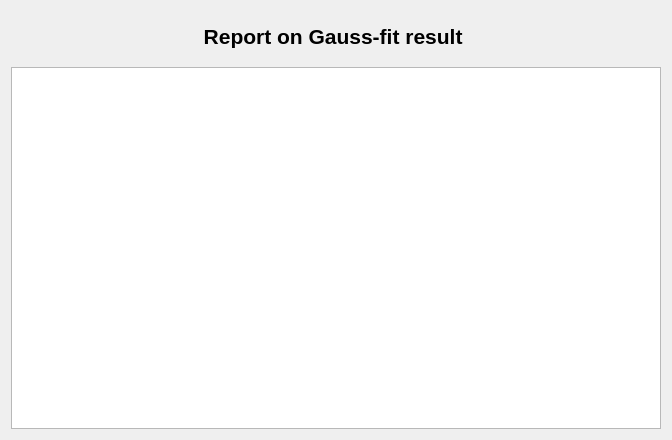
<?xml version="1.0" encoding="UTF-8"?>
<ui version="4.0">
 <class>Form</class>
 <widget class="QWidget" name="Form">
  <property name="geometry">
   <rect>
    <x>0</x>
    <y>0</y>
    <width>672</width>
    <height>440</height>
   </rect>
  </property>
  <property name="windowTitle">
   <string>Form</string>
  </property>
  <layout class="QGridLayout" name="gridLayout">
   <item row="0" column="0">
    <layout class="QVBoxLayout" name="verticalLayout">
     <item>
      <widget class="QLabel" name="label_3">
       <property name="sizePolicy">
        <sizepolicy hsizetype="Fixed" vsizetype="Fixed">
         <horstretch>0</horstretch>
         <verstretch>0</verstretch>
        </sizepolicy>
       </property>
       <property name="minimumSize">
        <size>
         <width>500</width>
         <height>50</height>
        </size>
       </property>
       <property name="maximumSize">
        <size>
         <width>2160</width>
         <height>50</height>
        </size>
       </property>
       <property name="palette">
        <palette>
         <active>
          <colorrole role="WindowText">
           <brush brushstyle="SolidPattern">
            <color alpha="255">
             <red>255</red>
             <green>85</green>
             <blue>0</blue>
            </color>
           </brush>
          </colorrole>
          <colorrole role="Text">
           <brush brushstyle="SolidPattern">
            <color alpha="255">
             <red>255</red>
             <green>85</green>
             <blue>0</blue>
            </color>
           </brush>
          </colorrole>
          <colorrole role="ButtonText">
           <brush brushstyle="SolidPattern">
            <color alpha="255">
             <red>255</red>
             <green>85</green>
             <blue>0</blue>
            </color>
           </brush>
          </colorrole>
         </active>
         <inactive>
          <colorrole role="WindowText">
           <brush brushstyle="SolidPattern">
            <color alpha="255">
             <red>0</red>
             <green>0</green>
             <blue>0</blue>
            </color>
           </brush>
          </colorrole>
          <colorrole role="Text">
           <brush brushstyle="SolidPattern">
            <color alpha="255">
             <red>0</red>
             <green>0</green>
             <blue>0</blue>
            </color>
           </brush>
          </colorrole>
          <colorrole role="ButtonText">
           <brush brushstyle="SolidPattern">
            <color alpha="255">
             <red>0</red>
             <green>0</green>
             <blue>0</blue>
            </color>
           </brush>
          </colorrole>
         </inactive>
         <disabled>
          <colorrole role="WindowText">
           <brush brushstyle="SolidPattern">
            <color alpha="255">
             <red>120</red>
             <green>120</green>
             <blue>120</blue>
            </color>
           </brush>
          </colorrole>
          <colorrole role="Text">
           <brush brushstyle="SolidPattern">
            <color alpha="255">
             <red>120</red>
             <green>120</green>
             <blue>120</blue>
            </color>
           </brush>
          </colorrole>
          <colorrole role="ButtonText">
           <brush brushstyle="SolidPattern">
            <color alpha="255">
             <red>120</red>
             <green>120</green>
             <blue>120</blue>
            </color>
           </brush>
          </colorrole>
         </disabled>
        </palette>
       </property>
       <property name="font">
        <font>
         <family>Arial</family>
         <pointsize>16</pointsize>
         <bold>true</bold>
        </font>
       </property>
       <property name="text">
        <string>Report on Gauss-fit result </string>
       </property>
       <property name="alignment">
        <set>Qt::AlignCenter</set>
       </property>
      </widget>
     </item>
     <item>
      <widget class="QTextBrowser" name="textBrowser">
       <property name="minimumSize">
        <size>
         <width>500</width>
         <height>300</height>
        </size>
       </property>
       <property name="font">
        <font>
         <pointsize>12</pointsize>
        </font>
       </property>
      </widget>
     </item>
    </layout>
   </item>
  </layout>
 </widget>
 <resources/>
 <connections/>
</ui>
